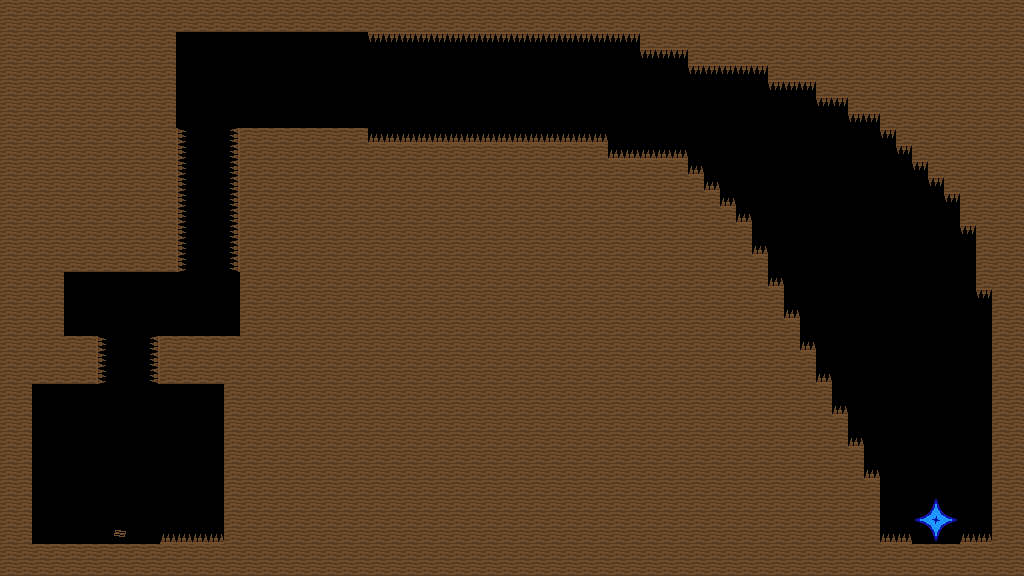

A level layout from a 2D game, rendered from its tile map. Below: a short description, then the map file with its tile-grid data intact:
An orthogonal 64x36 tile map with 16x16 px tiles, 1 tile layer (Ground) and 2 objects.

<map version="1.4" tiledversion="1.4.2" orientation="orthogonal" renderorder="right-down" width="64" height="36" tilewidth="16" tileheight="16" infinite="0" nextlayerid="3" nextobjectid="3">
 <tileset firstgid="1" source="../textures/wood_texturemap.tsx" />
 <layer id="1" name="Ground" width="64" height="36">
  <properties>
   <property name="gunbulletcount" type="int" value="10" />
   <property name="gunbulletforce" type="float" value="0.2" />
   <property name="gunbulletspread" type="float" value="15" />
   <property name="gunclip" type="int" value="1" />
   <property name="gunname" value="Shotgun" />
   <property name="gunreload" type="float" value="1.2" />
   <property name="gunspeed" type="int" value="40" />
   <property name="spawnX" type="int" value="96" />
   <property name="spawnY" type="int" value="96" />
  </properties>
  <data encoding="csv">
1,1,1,1,1,1,1,1,1,1,1,1,1,1,1,1,1,1,1,1,1,1,1,1,1,1,1,1,1,1,1,1,1,1,1,1,1,1,1,1,1,1,1,1,1,1,1,1,1,1,1,1,1,1,1,1,1,1,1,1,1,1,1,1,
1,1,1,1,1,1,1,1,1,1,1,1,1,1,1,1,1,1,1,1,1,1,1,1,1,1,1,1,1,1,1,1,1,1,1,1,1,1,1,1,1,1,1,1,1,1,1,1,1,1,1,1,1,1,1,1,1,1,1,1,1,1,1,1,
1,1,1,1,1,1,1,1,1,1,1,0,0,0,0,0,0,0,0,0,0,0,0,23,23,23,23,23,23,23,23,23,23,23,23,23,23,23,23,23,1,1,1,1,1,1,1,1,1,1,1,1,1,1,1,1,1,1,1,1,1,1,1,1,
1,1,1,1,1,1,1,1,1,1,1,0,0,0,0,0,0,0,0,0,0,0,0,0,0,0,0,0,0,0,0,0,0,0,0,0,0,0,0,0,23,23,23,1,1,1,1,1,1,1,1,1,1,1,1,1,1,1,1,1,1,1,1,1,
1,1,1,1,1,1,1,1,1,1,1,0,0,0,0,0,0,0,0,0,0,0,0,0,0,0,0,0,0,0,0,0,0,0,0,0,0,0,0,0,0,0,0,23,23,23,23,23,1,1,1,1,1,1,1,1,1,1,1,1,1,1,1,1,
1,1,1,1,1,1,1,1,1,1,1,0,0,0,0,0,0,0,0,0,0,0,0,0,0,0,0,0,0,0,0,0,0,0,0,0,0,0,0,0,0,0,0,0,0,0,0,0,23,23,23,1,1,1,1,1,1,1,1,1,1,1,1,1,
1,1,1,1,1,1,1,1,1,1,1,0,0,0,0,0,0,0,0,0,0,0,0,0,0,0,0,0,0,0,0,0,0,0,0,0,0,0,0,0,0,0,0,0,0,0,0,0,0,0,0,23,23,1,1,1,1,1,1,1,1,1,1,1,
1,1,1,1,1,1,1,1,1,1,1,0,0,0,0,0,0,0,0,0,0,0,0,0,0,0,0,0,0,0,0,0,0,0,0,0,0,0,0,0,0,0,0,0,0,0,0,0,0,0,0,0,0,23,23,1,1,1,1,1,1,1,1,1,
1,1,1,1,1,1,1,1,1,1,1,18,0,0,16,1,1,1,1,1,1,1,1,11,11,11,11,11,11,11,11,11,11,11,11,11,11,11,0,0,0,0,0,0,0,0,0,0,0,0,0,0,0,0,0,23,1,1,1,1,1,1,1,1,
1,1,1,1,1,1,1,1,1,1,1,18,0,0,16,1,1,1,1,1,1,1,1,1,1,1,1,1,1,1,1,1,1,1,1,1,1,1,11,11,11,11,11,0,0,0,0,0,0,0,0,0,0,0,0,0,23,1,1,1,1,1,1,1,
1,1,1,1,1,1,1,1,1,1,1,18,0,0,16,1,1,1,1,1,1,1,1,1,1,1,1,1,1,1,1,1,1,1,1,1,1,1,1,1,1,1,1,11,0,0,0,0,0,0,0,0,0,0,0,0,0,23,1,1,1,1,1,1,
1,1,1,1,1,1,1,1,1,1,1,18,0,0,16,1,1,1,1,1,1,1,1,1,1,1,1,1,1,1,1,1,1,1,1,1,1,1,1,1,1,1,1,1,11,0,0,0,0,0,0,0,0,0,0,0,0,0,23,1,1,1,1,1,
1,1,1,1,1,1,1,1,1,1,1,18,0,0,16,1,1,1,1,1,1,1,1,1,1,1,1,1,1,1,1,1,1,1,1,1,1,1,1,1,1,1,1,1,1,11,0,0,0,0,0,0,0,0,0,0,0,0,0,23,1,1,1,1,
1,1,1,1,1,1,1,1,1,1,1,18,0,0,16,1,1,1,1,1,1,1,1,1,1,1,1,1,1,1,1,1,1,1,1,1,1,1,1,1,1,1,1,1,1,1,11,0,0,0,0,0,0,0,0,0,0,0,0,0,1,1,1,1,
1,1,1,1,1,1,1,1,1,1,1,18,0,0,16,1,1,1,1,1,1,1,1,1,1,1,1,1,1,1,1,1,1,1,1,1,1,1,1,1,1,1,1,1,1,1,1,0,0,0,0,0,0,0,0,0,0,0,0,0,23,1,1,1,
1,1,1,1,1,1,1,1,1,1,1,18,0,0,16,1,1,1,1,1,1,1,1,1,1,1,1,1,1,1,1,1,1,1,1,1,1,1,1,1,1,1,1,1,1,1,1,11,0,0,0,0,0,0,0,0,0,0,0,0,0,1,1,1,
1,1,1,1,1,1,1,1,1,1,1,18,0,0,16,1,1,1,1,1,1,1,1,1,1,1,1,1,1,1,1,1,1,1,1,1,1,1,1,1,1,1,1,1,1,1,1,1,0,0,0,0,0,0,0,0,0,0,0,0,0,1,1,1,
1,1,1,1,0,0,0,0,0,0,0,0,0,0,0,1,1,1,1,1,1,1,1,1,1,1,1,1,1,1,1,1,1,1,1,1,1,1,1,1,1,1,1,1,1,1,1,1,11,0,0,0,0,0,0,0,0,0,0,0,0,1,1,1,
1,1,1,1,0,0,0,0,0,0,0,0,0,0,0,1,1,1,1,1,1,1,1,1,1,1,1,1,1,1,1,1,1,1,1,1,1,1,1,1,1,1,1,1,1,1,1,1,1,0,0,0,0,0,0,0,0,0,0,0,0,23,1,1,
1,1,1,1,0,0,0,0,0,0,0,0,0,0,0,1,1,1,1,1,1,1,1,1,1,1,1,1,1,1,1,1,1,1,1,1,1,1,1,1,1,1,1,1,1,1,1,1,1,11,0,0,0,0,0,0,0,0,0,0,0,0,1,1,
1,1,1,1,0,0,0,0,0,0,0,0,0,0,0,1,1,1,1,1,1,1,1,1,1,1,1,1,1,1,1,1,1,1,1,1,1,1,1,1,1,1,1,1,1,1,1,1,1,1,0,0,0,0,0,0,0,0,0,0,0,0,1,1,
1,1,1,1,1,1,18,0,0,16,1,1,1,1,1,1,1,1,1,1,1,1,1,1,1,1,1,1,1,1,1,1,1,1,1,1,1,1,1,1,1,1,1,1,1,1,1,1,1,1,11,0,0,0,0,0,0,0,0,0,0,0,1,1,
1,1,1,1,1,1,18,0,0,16,1,1,1,1,1,1,1,1,1,1,1,1,1,1,1,1,1,1,1,1,1,1,1,1,1,1,1,1,1,1,1,1,1,1,1,1,1,1,1,1,1,0,0,0,0,0,0,0,0,0,0,0,1,1,
1,1,1,1,1,1,18,0,0,16,1,1,1,1,1,1,1,1,1,1,1,1,1,1,1,1,1,1,1,1,1,1,1,1,1,1,1,1,1,1,1,1,1,1,1,1,1,1,1,1,1,11,0,0,0,0,0,0,0,0,0,0,1,1,
1,1,0,0,0,0,0,0,0,0,0,0,0,0,1,1,1,1,1,1,1,1,1,1,1,1,1,1,1,1,1,1,1,1,1,1,1,1,1,1,1,1,1,1,1,1,1,1,1,1,1,1,0,0,0,0,0,0,0,0,0,0,1,1,
1,1,0,0,0,0,0,0,0,0,0,0,0,0,1,1,1,1,1,1,1,1,1,1,1,1,1,1,1,1,1,1,1,1,1,1,1,1,1,1,1,1,1,1,1,1,1,1,1,1,1,1,11,0,0,0,0,0,0,0,0,0,1,1,
1,1,0,0,0,0,0,0,0,0,0,0,0,0,1,1,1,1,1,1,1,1,1,1,1,1,1,1,1,1,1,1,1,1,1,1,1,1,1,1,1,1,1,1,1,1,1,1,1,1,1,1,1,0,0,0,0,0,0,0,0,0,1,1,
1,1,0,0,0,0,0,0,0,0,0,0,0,0,1,1,1,1,1,1,1,1,1,1,1,1,1,1,1,1,1,1,1,1,1,1,1,1,1,1,1,1,1,1,1,1,1,1,1,1,1,1,1,11,0,0,0,0,0,0,0,0,1,1,
1,1,0,0,0,0,0,0,0,0,0,0,0,0,1,1,1,1,1,1,1,1,1,1,1,1,1,1,1,1,1,1,1,1,1,1,1,1,1,1,1,1,1,1,1,1,1,1,1,1,1,1,1,1,0,0,0,0,0,0,0,0,1,1,
1,1,0,0,0,0,0,0,0,0,0,0,0,0,1,1,1,1,1,1,1,1,1,1,1,1,1,1,1,1,1,1,1,1,1,1,1,1,1,1,1,1,1,1,1,1,1,1,1,1,1,1,1,1,11,0,0,0,0,0,0,0,1,1,
1,1,0,0,0,0,0,0,0,0,0,0,0,0,1,1,1,1,1,1,1,1,1,1,1,1,1,1,1,1,1,1,1,1,1,1,1,1,1,1,1,1,1,1,1,1,1,1,1,1,1,1,1,1,1,0,0,0,0,0,0,0,1,1,
1,1,0,0,0,0,0,0,0,0,0,0,0,0,1,1,1,1,1,1,1,1,1,1,1,1,1,1,1,1,1,1,1,1,1,1,1,1,1,1,1,1,1,1,1,1,1,1,1,1,1,1,1,1,1,0,0,7,8,9,0,0,1,1,
1,1,0,0,0,0,0,0,0,0,0,0,0,0,1,1,1,1,1,1,1,1,1,1,1,1,1,1,1,1,1,1,1,1,1,1,1,1,1,1,1,1,1,1,1,1,1,1,1,1,1,1,1,1,1,0,0,13,14,15,0,0,1,1,
1,1,0,0,0,0,0,2,0,0,11,11,11,11,1,1,1,1,1,1,1,1,1,1,1,1,1,1,1,1,1,1,1,1,1,1,1,1,1,1,1,1,1,1,1,1,1,1,1,1,1,1,1,1,1,11,11,19,20,21,11,11,1,1,
1,1,1,1,1,1,1,1,1,1,1,1,1,1,1,1,1,1,1,1,1,1,1,1,1,1,1,1,1,1,1,1,1,1,1,1,1,1,1,1,1,1,1,1,1,1,1,1,1,1,1,1,1,1,1,1,1,1,1,1,1,1,1,1,
1,1,1,1,1,1,1,1,1,1,1,1,1,1,1,1,1,1,1,1,1,1,1,1,1,1,1,1,1,1,1,1,1,1,1,1,1,1,1,1,1,1,1,1,1,1,1,1,1,1,1,1,1,1,1,1,1,1,1,1,1,1,1,1
</data>
 </layer>
 <objectgroup id="2" name="Objects">
  <object id="1" gid="2" x="112" y="544" width="16" height="16">
   <properties>
    <property name="text" value="How about a little more precision?" />
   </properties>
  </object>
  <object id="2" gid="3" x="912" y="544" width="48" height="48">
   <properties>
    <property name="exit" type="bool" value="true" />
   </properties>
  </object>
 </objectgroup>
</map>
